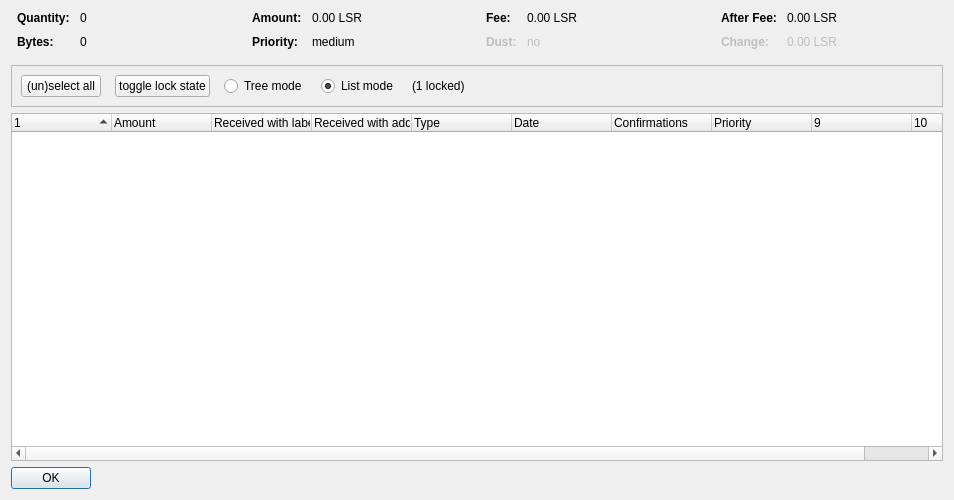
<?xml version="1.0" encoding="UTF-8"?>
<ui version="4.0">
 <class>CoinControlDialog</class>
 <widget class="QDialog" name="CoinControlDialog">
  <property name="geometry">
   <rect>
    <x>0</x>
    <y>0</y>
    <width>954</width>
    <height>500</height>
   </rect>
  </property>
  <property name="windowTitle">
   <string>Coin Selection</string>
  </property>
  <layout class="QVBoxLayout" name="verticalLayout">
   <item>
    <layout class="QHBoxLayout" name="horizontalLayoutTop" stretch="0,0,0,0">
     <property name="topMargin">
      <number>0</number>
     </property>
     <property name="bottomMargin">
      <number>10</number>
     </property>
     <item>
      <layout class="QFormLayout" name="formLayoutCoinControl1">
       <property name="horizontalSpacing">
        <number>10</number>
       </property>
       <property name="verticalSpacing">
        <number>10</number>
       </property>
       <property name="leftMargin">
        <number>6</number>
       </property>
       <property name="rightMargin">
        <number>6</number>
       </property>
       <item row="0" column="0">
        <widget class="QLabel" name="labelCoinControlQuantityText">
         <property name="font">
          <font>
           <weight>75</weight>
           <bold>true</bold>
          </font>
         </property>
         <property name="text">
          <string>Quantity:</string>
         </property>
        </widget>
       </item>
       <item row="0" column="1">
        <widget class="QLabel" name="labelCoinControlQuantity">
         <property name="cursor">
          <cursorShape>IBeamCursor</cursorShape>
         </property>
         <property name="contextMenuPolicy">
          <enum>Qt::ActionsContextMenu</enum>
         </property>
         <property name="text">
          <string notr="true">0</string>
         </property>
         <property name="textInteractionFlags">
          <set>Qt::LinksAccessibleByMouse|Qt::TextSelectableByKeyboard|Qt::TextSelectableByMouse</set>
         </property>
        </widget>
       </item>
       <item row="1" column="0">
        <widget class="QLabel" name="labelCoinControlBytesText">
         <property name="font">
          <font>
           <weight>75</weight>
           <bold>true</bold>
          </font>
         </property>
         <property name="text">
          <string>Bytes:</string>
         </property>
        </widget>
       </item>
       <item row="1" column="1">
        <widget class="QLabel" name="labelCoinControlBytes">
         <property name="cursor">
          <cursorShape>IBeamCursor</cursorShape>
         </property>
         <property name="contextMenuPolicy">
          <enum>Qt::ActionsContextMenu</enum>
         </property>
         <property name="text">
          <string notr="true">0</string>
         </property>
         <property name="textInteractionFlags">
          <set>Qt::LinksAccessibleByMouse|Qt::TextSelectableByKeyboard|Qt::TextSelectableByMouse</set>
         </property>
        </widget>
       </item>
      </layout>
     </item>
     <item>
      <layout class="QFormLayout" name="formLayoutCoinControl2">
       <property name="horizontalSpacing">
        <number>10</number>
       </property>
       <property name="verticalSpacing">
        <number>10</number>
       </property>
       <property name="leftMargin">
        <number>6</number>
       </property>
       <property name="rightMargin">
        <number>6</number>
       </property>
       <item row="0" column="0">
        <widget class="QLabel" name="labelCoinControlAmountText">
         <property name="font">
          <font>
           <weight>75</weight>
           <bold>true</bold>
          </font>
         </property>
         <property name="text">
          <string>Amount:</string>
         </property>
        </widget>
       </item>
       <item row="0" column="1">
        <widget class="QLabel" name="labelCoinControlAmount">
         <property name="cursor">
          <cursorShape>IBeamCursor</cursorShape>
         </property>
         <property name="contextMenuPolicy">
          <enum>Qt::ActionsContextMenu</enum>
         </property>
         <property name="text">
          <string notr="true">0.00 LSR</string>
         </property>
         <property name="textInteractionFlags">
          <set>Qt::LinksAccessibleByMouse|Qt::TextSelectableByKeyboard|Qt::TextSelectableByMouse</set>
         </property>
        </widget>
       </item>
       <item row="1" column="0">
        <widget class="QLabel" name="labelCoinControlPriorityText">
         <property name="font">
          <font>
           <weight>75</weight>
           <bold>true</bold>
          </font>
         </property>
         <property name="text">
          <string>Priority:</string>
         </property>
        </widget>
       </item>
       <item row="1" column="1">
        <widget class="QLabel" name="labelCoinControlPriority">
         <property name="cursor">
          <cursorShape>IBeamCursor</cursorShape>
         </property>
         <property name="contextMenuPolicy">
          <enum>Qt::ActionsContextMenu</enum>
         </property>
         <property name="text">
          <string>medium</string>
         </property>
         <property name="textInteractionFlags">
          <set>Qt::LinksAccessibleByMouse|Qt::TextSelectableByKeyboard|Qt::TextSelectableByMouse</set>
         </property>
        </widget>
       </item>
      </layout>
     </item>
     <item>
      <layout class="QFormLayout" name="formLayoutCoinControl3">
       <property name="horizontalSpacing">
        <number>10</number>
       </property>
       <property name="verticalSpacing">
        <number>10</number>
       </property>
       <property name="leftMargin">
        <number>6</number>
       </property>
       <property name="rightMargin">
        <number>6</number>
       </property>
       <item row="0" column="0">
        <widget class="QLabel" name="labelCoinControlFeeText">
         <property name="font">
          <font>
           <weight>75</weight>
           <bold>true</bold>
          </font>
         </property>
         <property name="text">
          <string>Fee:</string>
         </property>
        </widget>
       </item>
       <item row="0" column="1">
        <widget class="QLabel" name="labelCoinControlFee">
         <property name="cursor">
          <cursorShape>IBeamCursor</cursorShape>
         </property>
         <property name="contextMenuPolicy">
          <enum>Qt::ActionsContextMenu</enum>
         </property>
         <property name="text">
          <string notr="true">0.00 LSR</string>
         </property>
         <property name="textInteractionFlags">
          <set>Qt::LinksAccessibleByMouse|Qt::TextSelectableByKeyboard|Qt::TextSelectableByMouse</set>
         </property>
        </widget>
       </item>
       <item row="1" column="0">
        <widget class="QLabel" name="labelCoinControlLowOutputText">
         <property name="enabled">
          <bool>false</bool>
         </property>
         <property name="font">
          <font>
           <weight>75</weight>
           <bold>true</bold>
          </font>
         </property>
         <property name="text">
          <string>Dust:</string>
         </property>
        </widget>
       </item>
       <item row="1" column="1">
        <widget class="QLabel" name="labelCoinControlLowOutput">
         <property name="enabled">
          <bool>false</bool>
         </property>
         <property name="cursor">
          <cursorShape>IBeamCursor</cursorShape>
         </property>
         <property name="contextMenuPolicy">
          <enum>Qt::ActionsContextMenu</enum>
         </property>
         <property name="text">
          <string>no</string>
         </property>
         <property name="textInteractionFlags">
          <set>Qt::LinksAccessibleByMouse|Qt::TextSelectableByKeyboard|Qt::TextSelectableByMouse</set>
         </property>
        </widget>
       </item>
      </layout>
     </item>
     <item>
      <layout class="QFormLayout" name="formLayoutCoinControl4">
       <property name="horizontalSpacing">
        <number>10</number>
       </property>
       <property name="verticalSpacing">
        <number>10</number>
       </property>
       <property name="leftMargin">
        <number>6</number>
       </property>
       <property name="rightMargin">
        <number>6</number>
       </property>
       <item row="0" column="0">
        <widget class="QLabel" name="labelCoinControlAfterFeeText">
         <property name="font">
          <font>
           <weight>75</weight>
           <bold>true</bold>
          </font>
         </property>
         <property name="text">
          <string>After Fee:</string>
         </property>
        </widget>
       </item>
       <item row="0" column="1">
        <widget class="QLabel" name="labelCoinControlAfterFee">
         <property name="cursor">
          <cursorShape>IBeamCursor</cursorShape>
         </property>
         <property name="contextMenuPolicy">
          <enum>Qt::ActionsContextMenu</enum>
         </property>
         <property name="text">
          <string notr="true">0.00 LSR</string>
         </property>
         <property name="textInteractionFlags">
          <set>Qt::LinksAccessibleByMouse|Qt::TextSelectableByKeyboard|Qt::TextSelectableByMouse</set>
         </property>
        </widget>
       </item>
       <item row="1" column="0">
        <widget class="QLabel" name="labelCoinControlChangeText">
         <property name="enabled">
          <bool>false</bool>
         </property>
         <property name="font">
          <font>
           <weight>75</weight>
           <bold>true</bold>
          </font>
         </property>
         <property name="text">
          <string>Change:</string>
         </property>
        </widget>
       </item>
       <item row="1" column="1">
        <widget class="QLabel" name="labelCoinControlChange">
         <property name="enabled">
          <bool>false</bool>
         </property>
         <property name="cursor">
          <cursorShape>IBeamCursor</cursorShape>
         </property>
         <property name="contextMenuPolicy">
          <enum>Qt::ActionsContextMenu</enum>
         </property>
         <property name="text">
          <string notr="true">0.00 LSR</string>
         </property>
         <property name="textInteractionFlags">
          <set>Qt::LinksAccessibleByMouse|Qt::TextSelectableByKeyboard|Qt::TextSelectableByMouse</set>
         </property>
        </widget>
       </item>
      </layout>
     </item>
    </layout>
   </item>
   <item>
    <widget class="QFrame" name="frame">
     <property name="minimumSize">
      <size>
       <width>0</width>
       <height>40</height>
      </size>
     </property>
     <property name="frameShape">
      <enum>QFrame::StyledPanel</enum>
     </property>
     <property name="frameShadow">
      <enum>QFrame::Sunken</enum>
     </property>
     <layout class="QHBoxLayout" name="horizontalLayout">
      <item>
       <layout class="QHBoxLayout" name="horizontalLayoutPanel" stretch="0,0,0,0,0,0">
        <property name="spacing">
         <number>14</number>
        </property>
        <item>
         <widget class="QPushButton" name="pushButtonSelectAll">
          <property name="sizePolicy">
           <sizepolicy hsizetype="Maximum" vsizetype="Fixed">
            <horstretch>0</horstretch>
            <verstretch>0</verstretch>
           </sizepolicy>
          </property>
          <property name="text">
           <string>(un)select all</string>
          </property>
          <property name="autoDefault">
           <bool>false</bool>
          </property>
         </widget>
        </item>
        <item>
         <widget class="QPushButton" name="pushButtonToggleLock">
          <property name="sizePolicy">
           <sizepolicy hsizetype="Maximum" vsizetype="Fixed">
            <horstretch>0</horstretch>
            <verstretch>0</verstretch>
           </sizepolicy>
          </property>
          <property name="text">
           <string>toggle lock state</string>
          </property>
          <property name="autoDefault">
           <bool>false</bool>
          </property>
         </widget>
        </item>
        <item>
         <widget class="QRadioButton" name="radioTreeMode">
          <property name="sizePolicy">
           <sizepolicy hsizetype="Maximum" vsizetype="Fixed">
            <horstretch>0</horstretch>
            <verstretch>0</verstretch>
           </sizepolicy>
          </property>
          <property name="text">
           <string>Tree mode</string>
          </property>
         </widget>
        </item>
        <item>
         <widget class="QRadioButton" name="radioListMode">
          <property name="sizePolicy">
           <sizepolicy hsizetype="Maximum" vsizetype="Fixed">
            <horstretch>0</horstretch>
            <verstretch>0</verstretch>
           </sizepolicy>
          </property>
          <property name="text">
           <string>List mode</string>
          </property>
          <property name="checked">
           <bool>true</bool>
          </property>
         </widget>
        </item>
        <item>
         <widget class="QLabel" name="labelLocked">
          <property name="text">
           <string>(1 locked)</string>
          </property>
         </widget>
        </item>
        <item>
         <spacer name="horizontalSpacer">
          <property name="orientation">
           <enum>Qt::Horizontal</enum>
          </property>
          <property name="sizeHint" stdset="0">
           <size>
            <width>40</width>
            <height>20</height>
           </size>
          </property>
         </spacer>
        </item>
       </layout>
      </item>
     </layout>
    </widget>
   </item>
   <item>
    <widget class="CoinControlTreeWidget" name="treeWidget">
     <property name="contextMenuPolicy">
      <enum>Qt::CustomContextMenu</enum>
     </property>
     <property name="sortingEnabled">
      <bool>false</bool>
     </property>
     <property name="columnCount">
      <number>10</number>
     </property>
     <attribute name="headerShowSortIndicator" stdset="0">
      <bool>true</bool>
     </attribute>
     <attribute name="headerStretchLastSection">
      <bool>false</bool>
     </attribute>
     <column>
      <property name="text">
       <string/>
      </property>
     </column>
     <column>
      <property name="text">
       <string>Amount</string>
      </property>
     </column>
     <column>
      <property name="text">
       <string>Received with label</string>
      </property>
     </column>
     <column>
      <property name="text">
       <string>Received with address</string>
      </property>
     </column>
     <column>
      <property name="text">
       <string>Type</string>
      </property>
     </column>
     <column>
      <property name="text">
       <string>Date</string>
      </property>
     </column>
     <column>
      <property name="text">
       <string>Confirmations</string>
      </property>
      <property name="toolTip">
       <string>Confirmed</string>
      </property>
     </column>
     <column>
      <property name="text">
       <string>Priority</string>
      </property>
     </column>
     <column>
      <property name="text">
       <string/>
      </property>
     </column>
     <column>
      <property name="text">
       <string/>
      </property>
     </column>
    </widget>
   </item>
   <item>
    <widget class="QDialogButtonBox" name="buttonBox">
     <property name="sizePolicy">
      <sizepolicy hsizetype="Maximum" vsizetype="Fixed">
       <horstretch>0</horstretch>
       <verstretch>0</verstretch>
      </sizepolicy>
     </property>
     <property name="orientation">
      <enum>Qt::Horizontal</enum>
     </property>
     <property name="standardButtons">
      <set>QDialogButtonBox::Ok</set>
     </property>
    </widget>
   </item>
  </layout>
 </widget>
 <customwidgets>
  <customwidget>
   <class>CoinControlTreeWidget</class>
   <extends>QTreeWidget</extends>
   <header>coincontroltreewidget.h</header>
  </customwidget>
 </customwidgets>
 <resources/>
 <connections/>
</ui>
